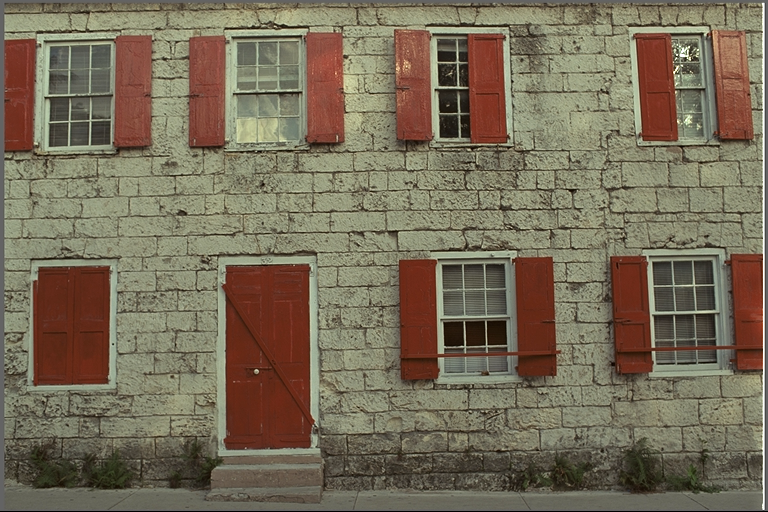
#> input picture kodim01.png, 768 x 512 px
$ python canny.py
#> lines starting #> are read from the running program, lines starting #| are printed output that depends on the picture
import numpy as np
import cv2 as cv
from matplotlib import pyplot as plt
img = cv.imread('../kodim01.png',0) #灰度图
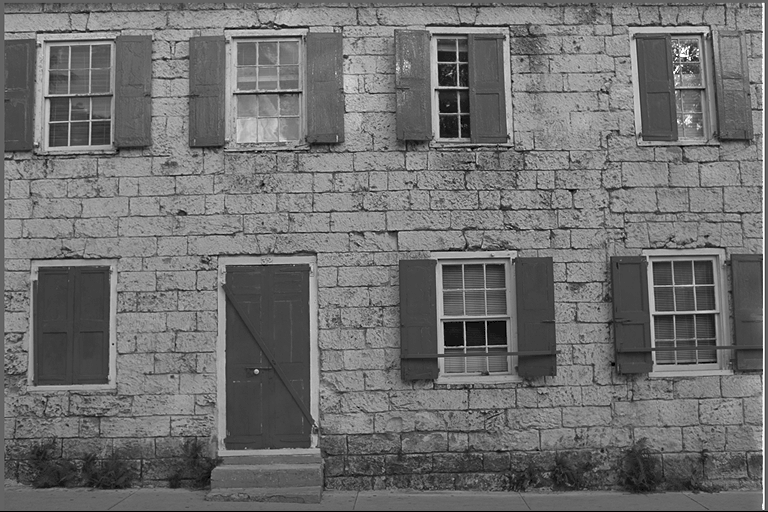
#> img: shape (512, 768); min 0, max 255, mean 111.2
edges = cv.Canny(img,100,200)   #边界图
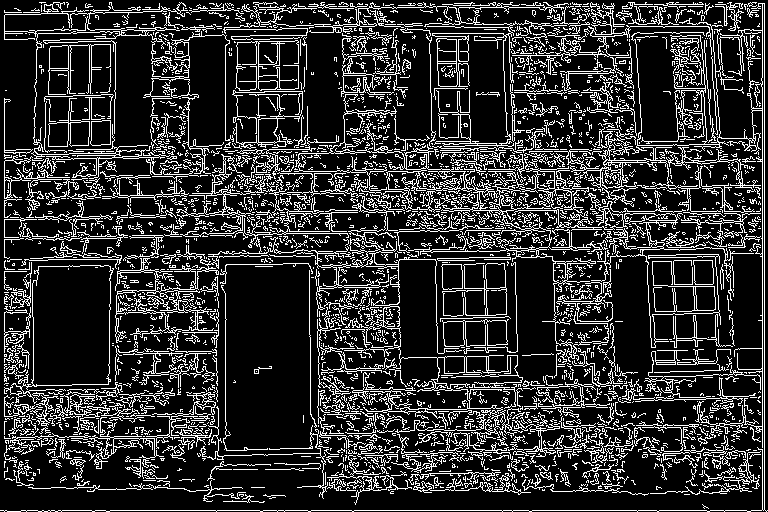
#> edges: shape (512, 768); 19.2% white in thin lines or dots
cv.imshow('img',img)
cv.imshow('edge',edges)
cv.waitKey(0)
cv.destroyAllWindows()
# [5 lines of commented-out code are left out]

$ run again, with apple.png copied over kodim01.png
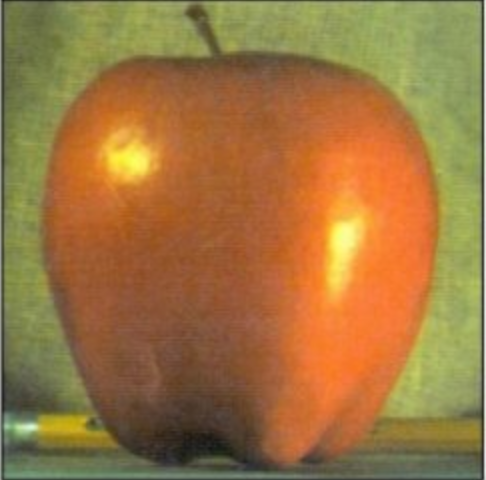
#> input picture apple.png, 486 x 480 px
#> `img = cv.imread('../kodim01.png',0)`:
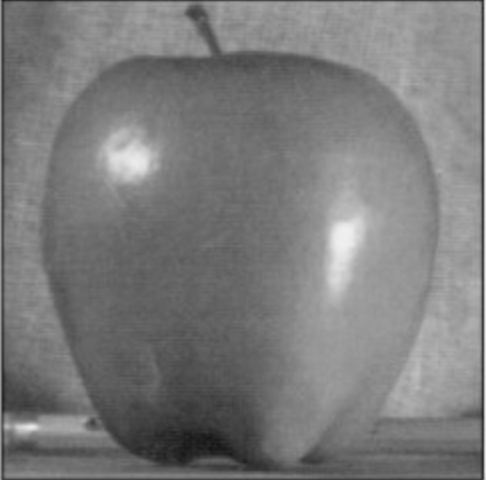
#> img: shape (480, 486); min 19, max 241, mean 123.2
#> `edges = cv.Canny(img,100,200)`:
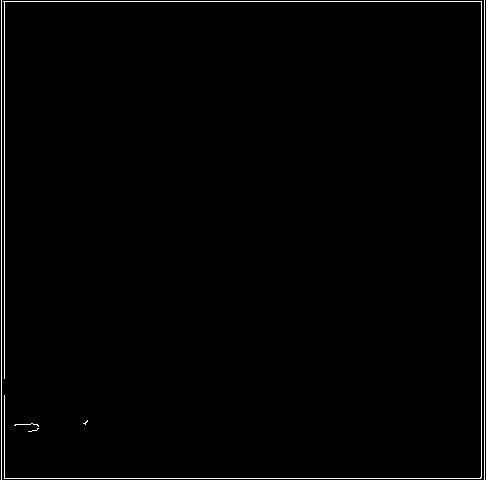
#> edges: shape (480, 486); 1.2% white in thin lines or dots

$ run again, with orange.png copied over kodim01.png
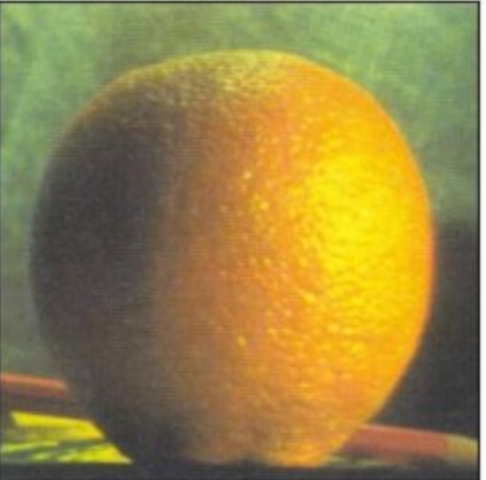
#> input picture orange.png, 486 x 480 px
#> `img = cv.imread('../kodim01.png',0)`:
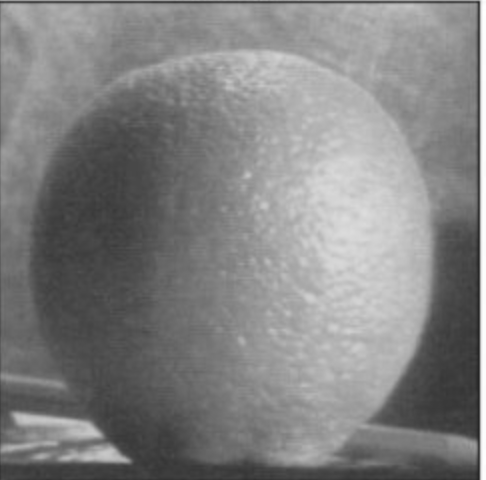
#> img: shape (480, 486); min 37, max 254, mean 130
#> `edges = cv.Canny(img,100,200)`:
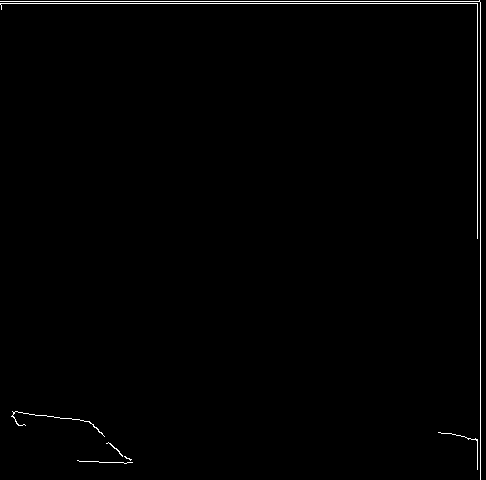
#> edges: shape (480, 486); 0.85% white in thin lines or dots
